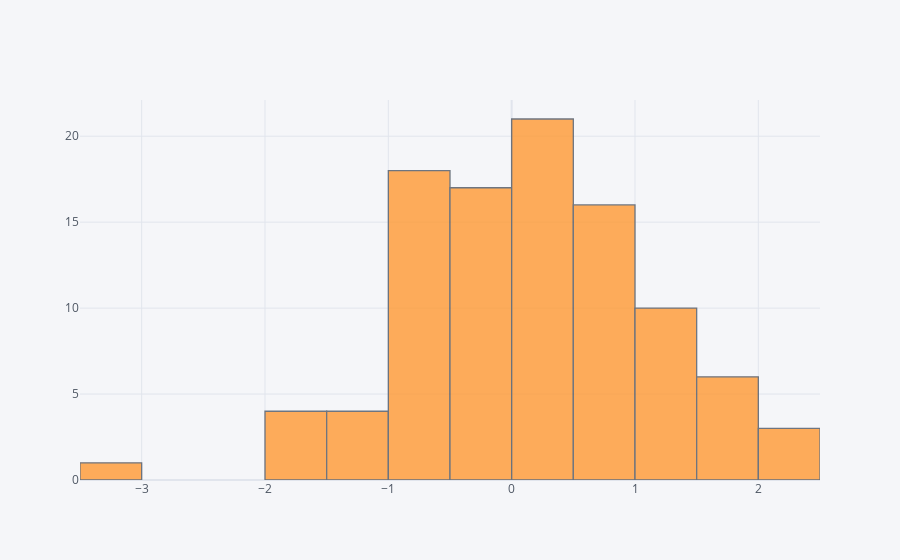

Notebook source saved alongside this figure:
### Markdown cell above
## histogram

### Code cell
df['A'].iplot(kind='hist',bins=25)

### Figure 1 — Plotly figure (JSON) as saved in the notebook; plotly's stock layout.template omitted (floating-point values rounded to 4 significant figures)
{"data": [{"histfunc": "count", "histnorm": "", "marker": {"color": "rgba(255, 153, 51, 1.0)", "line": {"color": "#4D5663", "width": 1.3}}, "name": "A", "nbinsx": 25, "opacity": 0.8, "orientation": "v", "type": "histogram", "x": [-1.552, 0.7281, 1.391, 0.8485, 1.186, -0.2642, 0.2472, 0.2596, -1.036, 0.296, 1.687, -0.6239, 0.1521, 0.1257, -0.8625, -3.015, -0.7077, 1.04, -0.3656, 0.8446, -1.764, -0.05305, -1.005, 1.222, -0.3441, 0.4562, 1.748, -0.3618, 0.9455, -0.6223, -0.3037, -0.9505, 0.4915, -0.7494, 0.6408, 1.914, 1.005, -0.7368, -1.438, 0.7125, 0.4257, 0.6477, -0.3748, 0.2136, 2.049, 2.438, 0.6302, 1.581, 0.7706, 1.214, 0.0714, -1.244, -1.568, -0.3899, -0.09371, -0.9355, 0.5348, 0.08487, -0.7296, 0.08842, -0.1344, 0.6777, 1.083, 0.5859, -0.1824, 1.444, 0.2905, -0.1181, -0.9949, -0.8383, 0.4986, -0.7313, 0.000316, -0.7055, 0.3262, -0.2986, -1.641, 0.5648, -0.6234, -0.1784, -0.4168, 0.8678, 0.08301, 1.069, 1.531, 0.8656, -0.2185, 0.1005, 0.02587, 0.3688, 0.1399, 0.9414, 1.481, -0.5758, -0.4419, -0.9095, -0.5427, -0.9491, 2.152, 1.531]}], "layout": {"barmode": "overlay", "legend": {"bgcolor": "#F5F6F9", "font": {"color": "#4D5663"}}, "paper_bgcolor": "#F5F6F9", "plot_bgcolor": "#F5F6F9", "title": {"font": {"color": "#4D5663"}}, "xaxis": {"gridcolor": "#E1E5ED", "showgrid": true, "tickfont": {"color": "#4D5663"}, "title": {"font": {"color": "#4D5663"}, "text": ""}, "zerolinecolor": "#E1E5ED"}, "yaxis": {"gridcolor": "#E1E5ED", "showgrid": true, "tickfont": {"color": "#4D5663"}, "title": {"font": {"color": "#4D5663"}, "text": ""}, "zerolinecolor": "#E1E5ED"}}}
